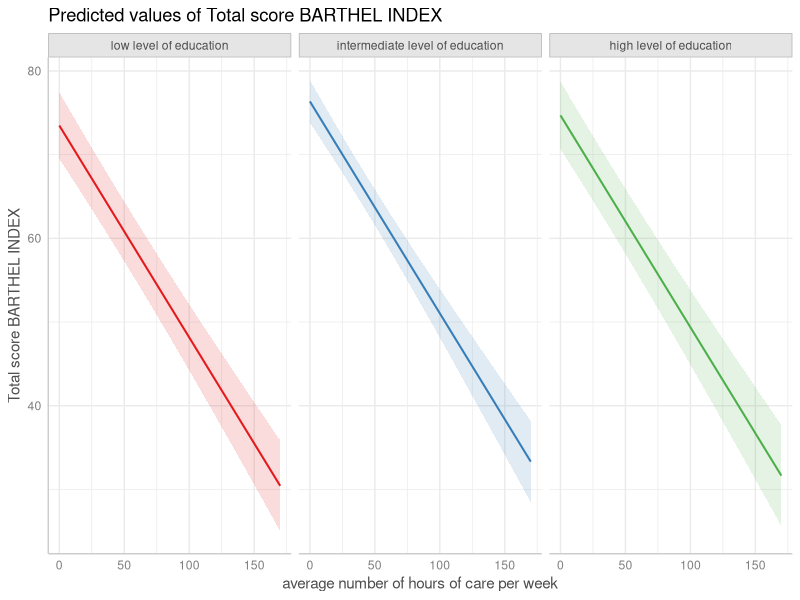

The R source for this figure: (Note: this script raises an error after producing the figure.)
## ----set-options, echo = FALSE------------------------------------------------------------------------------------------------------------------------------------------------------------------------------------------------------------------------------------------------------------------------------------------------------------------------------------------------------------------------------------------------------------------------------------------------------------------------------------------------------------------------------------------------------------------------------------------------------------------------------------------------------------------------------------------------------------------------------------------------------------------------------------------------
knitr::opts_chunk$set(collapse = TRUE, comment = "#>", dev = "png", fig.width = 7, fig.height = 4, message = FALSE, warning = FALSE)
options(width = 800)
if (!requireNamespace("ggplot2", quietly = TRUE) ||
    !requireNamespace("lme4", quietly = TRUE) ||
    !requireNamespace("survival", quietly = TRUE) ||
    !requireNamespace("sjmisc", quietly = TRUE)) {
  knitr::opts_chunk$set(eval = FALSE)
}

## -----------------------------------------------------------------------------------------------------------------------------------------------------------------------------------------------------------------------------------------------------------------------------------------------------------------------------------------------------------------------------------------------------------------------------------------------------------------------------------------------------------------------------------------------------------------------------------------------------------------------------------------------------------------------------------------------------------------------------------------------------------------------------------------------------------------------------
library(ggeffects)
library(sjmisc)
data(efc)
efc$c172code <- to_label(efc$c172code)
fit <- lm(barthtot ~ c12hour + neg_c_7 + c161sex + c172code, data = efc)

## -----------------------------------------------------------------------------------------------------------------------------------------------------------------------------------------------------------------------------------------------------------------------------------------------------------------------------------------------------------------------------------------------------------------------------------------------------------------------------------------------------------------------------------------------------------------------------------------------------------------------------------------------------------------------------------------------------------------------------------------------------------------------------------------------------------------------------
dat <- ggpredict(fit, terms = c("c12hour", "c172code"))
plot(dat, facet = TRUE)

## -----------------------------------------------------------------------------------------------------------------------------------------------------------------------------------------------------------------------------------------------------------------------------------------------------------------------------------------------------------------------------------------------------------------------------------------------------------------------------------------------------------------------------------------------------------------------------------------------------------------------------------------------------------------------------------------------------------------------------------------------------------------------------------------------------------------------------
# don't use facets, b/w figure, w/o confidence bands
plot(dat, colors = "bw", ci = FALSE)

## -----------------------------------------------------------------------------------------------------------------------------------------------------------------------------------------------------------------------------------------------------------------------------------------------------------------------------------------------------------------------------------------------------------------------------------------------------------------------------------------------------------------------------------------------------------------------------------------------------------------------------------------------------------------------------------------------------------------------------------------------------------------------------------------------------------------------------
dat <- ggpredict(fit, terms = c("c12hour", "c172code"))
plot(dat, add.data = TRUE)

## -----------------------------------------------------------------------------------------------------------------------------------------------------------------------------------------------------------------------------------------------------------------------------------------------------------------------------------------------------------------------------------------------------------------------------------------------------------------------------------------------------------------------------------------------------------------------------------------------------------------------------------------------------------------------------------------------------------------------------------------------------------------------------------------------------------------------------
# for three variables, automatic facetting
dat <- ggpredict(fit, terms = c("c12hour", "c172code", "c161sex"))
plot(dat)

## -----------------------------------------------------------------------------------------------------------------------------------------------------------------------------------------------------------------------------------------------------------------------------------------------------------------------------------------------------------------------------------------------------------------------------------------------------------------------------------------------------------------------------------------------------------------------------------------------------------------------------------------------------------------------------------------------------------------------------------------------------------------------------------------------------------------------------
# categorical variables have errorbars
dat <- ggpredict(fit, terms = c("c172code", "c161sex"))
plot(dat)

## -----------------------------------------------------------------------------------------------------------------------------------------------------------------------------------------------------------------------------------------------------------------------------------------------------------------------------------------------------------------------------------------------------------------------------------------------------------------------------------------------------------------------------------------------------------------------------------------------------------------------------------------------------------------------------------------------------------------------------------------------------------------------------------------------------------------------------
# point-geoms for discrete x-axis can be connected with lines
plot(dat, connect.lines = TRUE)

## ----fig.height = 8-----------------------------------------------------------------------------------------------------------------------------------------------------------------------------------------------------------------------------------------------------------------------------------------------------------------------------------------------------------------------------------------------------------------------------------------------------------------------------------------------------------------------------------------------------------------------------------------------------------------------------------------------------------------------------------------------------------------------------------------------------------------------------------------------------------
# for four variables, automatic facetting and integrated panel
dat <- ggpredict(fit, terms = c("c12hour", "c172code", "c161sex", "neg_c_7"))
# use 'one.plot = FALSE' for returning multiple single plots
plot(dat, one.plot = TRUE)

## -----------------------------------------------------------------------------------------------------------------------------------------------------------------------------------------------------------------------------------------------------------------------------------------------------------------------------------------------------------------------------------------------------------------------------------------------------------------------------------------------------------------------------------------------------------------------------------------------------------------------------------------------------------------------------------------------------------------------------------------------------------------------------------------------------------------------------
# dashed lines for CI
dat <- ggpredict(fit, terms = "c12hour")
plot(dat, ci.style = "dash")

## -----------------------------------------------------------------------------------------------------------------------------------------------------------------------------------------------------------------------------------------------------------------------------------------------------------------------------------------------------------------------------------------------------------------------------------------------------------------------------------------------------------------------------------------------------------------------------------------------------------------------------------------------------------------------------------------------------------------------------------------------------------------------------------------------------------------------------
# facet by group
dat <- ggpredict(fit, terms = c("c12hour", "c172code"))
plot(dat, facet = TRUE, ci.style = "errorbar", dot.size = 1.5)

## -----------------------------------------------------------------------------------------------------------------------------------------------------------------------------------------------------------------------------------------------------------------------------------------------------------------------------------------------------------------------------------------------------------------------------------------------------------------------------------------------------------------------------------------------------------------------------------------------------------------------------------------------------------------------------------------------------------------------------------------------------------------------------------------------------------------------------
dat <- ggpredict(fit, terms = "c172code")
plot(dat, ci.style = "dot")

## -----------------------------------------------------------------------------------------------------------------------------------------------------------------------------------------------------------------------------------------------------------------------------------------------------------------------------------------------------------------------------------------------------------------------------------------------------------------------------------------------------------------------------------------------------------------------------------------------------------------------------------------------------------------------------------------------------------------------------------------------------------------------------------------------------------------------------
library("lme4")
m <- glm(
  cbind(incidence, size - incidence) ~ period, 
  family = binomial, 
  data = lme4::cbpp
)

dat <- ggpredict(m, "period")

# normal plot, asymmetrical error bars
plot(dat)

## -----------------------------------------------------------------------------------------------------------------------------------------------------------------------------------------------------------------------------------------------------------------------------------------------------------------------------------------------------------------------------------------------------------------------------------------------------------------------------------------------------------------------------------------------------------------------------------------------------------------------------------------------------------------------------------------------------------------------------------------------------------------------------------------------------------------------------
# plot with log-transformed y-axis
plot(dat, log.y = TRUE)

## -----------------------------------------------------------------------------------------------------------------------------------------------------------------------------------------------------------------------------------------------------------------------------------------------------------------------------------------------------------------------------------------------------------------------------------------------------------------------------------------------------------------------------------------------------------------------------------------------------------------------------------------------------------------------------------------------------------------------------------------------------------------------------------------------------------------------------
# plot with log-transformed y-axis, modify breaks
plot(
  dat, log.y = TRUE, 
  breaks = c(.05, .1, .15, .2, .25, .3),
  limits = c(.01, .3)
)

## -----------------------------------------------------------------------------------------------------------------------------------------------------------------------------------------------------------------------------------------------------------------------------------------------------------------------------------------------------------------------------------------------------------------------------------------------------------------------------------------------------------------------------------------------------------------------------------------------------------------------------------------------------------------------------------------------------------------------------------------------------------------------------------------------------------------------------
library(survival)
data("lung")
m <- coxph(Surv(time, status) ~ sex + age + ph.ecog, data = lung)

# predicted risk-scores
pr <- ggpredict(m, c("sex", "ph.ecog"))
plot(pr)

## -----------------------------------------------------------------------------------------------------------------------------------------------------------------------------------------------------------------------------------------------------------------------------------------------------------------------------------------------------------------------------------------------------------------------------------------------------------------------------------------------------------------------------------------------------------------------------------------------------------------------------------------------------------------------------------------------------------------------------------------------------------------------------------------------------------------------------
# probability of survival
pr <- ggpredict(m, c("sex", "ph.ecog"), type = "survival")
plot(pr)

## -----------------------------------------------------------------------------------------------------------------------------------------------------------------------------------------------------------------------------------------------------------------------------------------------------------------------------------------------------------------------------------------------------------------------------------------------------------------------------------------------------------------------------------------------------------------------------------------------------------------------------------------------------------------------------------------------------------------------------------------------------------------------------------------------------------------------------
# cumulative hazards
pr <- ggpredict(m, c("sex", "ph.ecog"), type = "cumulative_hazard")
plot(pr)

## -----------------------------------------------------------------------------------------------------------------------------------------------------------------------------------------------------------------------------------------------------------------------------------------------------------------------------------------------------------------------------------------------------------------------------------------------------------------------------------------------------------------------------------------------------------------------------------------------------------------------------------------------------------------------------------------------------------------------------------------------------------------------------------------------------------------------------
show_pals()

## -----------------------------------------------------------------------------------------------------------------------------------------------------------------------------------------------------------------------------------------------------------------------------------------------------------------------------------------------------------------------------------------------------------------------------------------------------------------------------------------------------------------------------------------------------------------------------------------------------------------------------------------------------------------------------------------------------------------------------------------------------------------------------------------------------------------------------
dat <- ggpredict(fit, terms = c("c12hour", "c172code"))
plot(dat, facet = TRUE, colors = "circus")

## -----------------------------------------------------------------------------------------------------------------------------------------------------------------------------------------------------------------------------------------------------------------------------------------------------------------------------------------------------------------------------------------------------------------------------------------------------------------------------------------------------------------------------------------------------------------------------------------------------------------------------------------------------------------------------------------------------------------------------------------------------------------------------------------------------------------------------
dat <- ggpredict(fit, terms = c("c172code", "c12hour [quart]"))
plot(dat, colors = "hero", dodge = 0.4) # increase space between error bars
